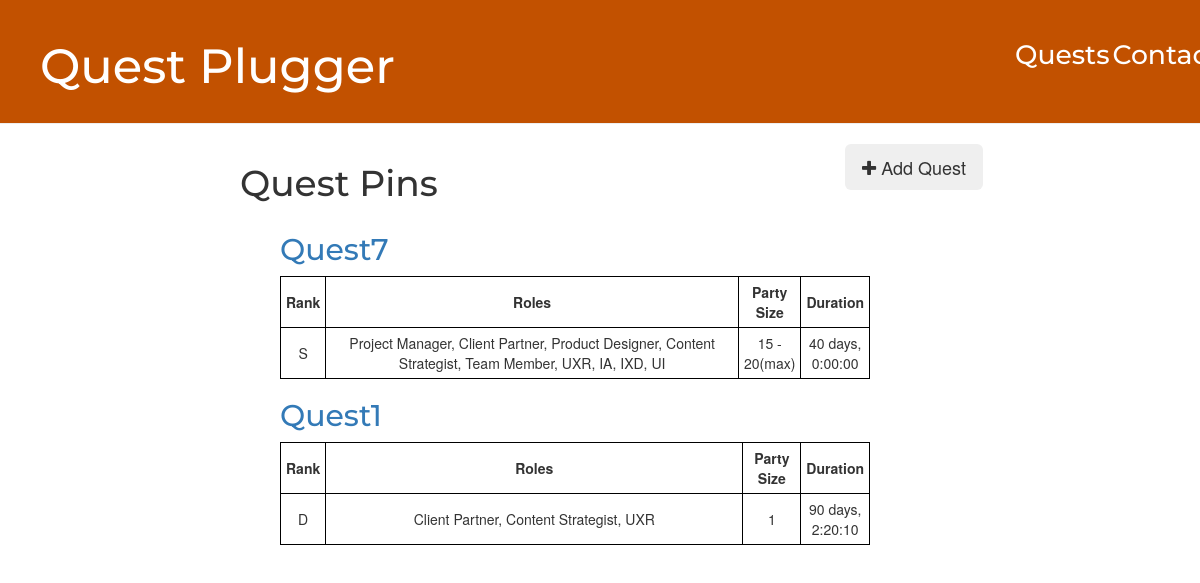
The app's page /quests/, older data.
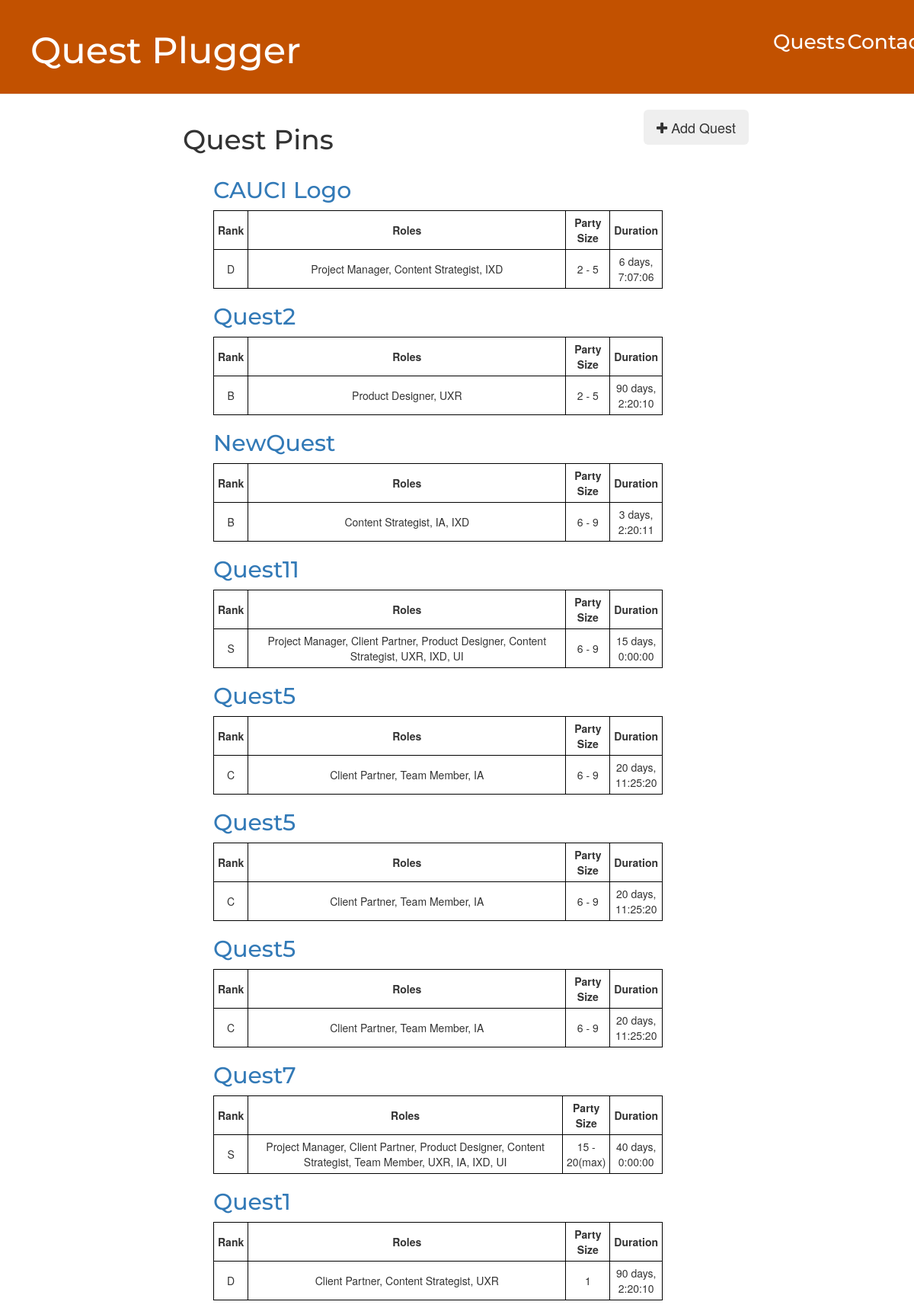
The same page, newer data.
### quests/models.py (models this page shows, shortened)
class QuestPin(models.Model):
    name = models.CharField(max_length=75)
    rank = models.CharField(
        max_length=1,
        choices=RANK_CHOICES,
        default=F_RANK,
    )
    roles = MultiSelectField(
        choices=ROLE_CHOICES,
    )
    team_size = models.CharField(
        max_length=12,
        choices=TEAM_SZ_CHOICES,
        default=TEAM_SZ_SOLO,
    )
    duration = models.DurationField()

### quests/views.py (the view)
# urls.py: path('', index, name='contactForm'),
def index(request):
    quest_pin_list = QuestPin.objects.order_by('-id')
    template = loader.get_template('quests/index.html')
    context = {
        'quest_pin_list': quest_pin_list,
    }
    return HttpResponse(template.render(context, request))

### quests/templates/quests/index.html
{% extends 'base.html' %}
{% load static %}
{% block content %}
<link rel="stylesheet" type="text/css" href="{% static 'questform/style.css' %}">
    <div class="row">
        <div class=col-md-11>
            <h1>Quest Pins</h1>
        </div>
        <div class="col-md-1">
            <button class="btn btn-lg btn-dark" onclick="window.location.href = 'form/';"><i class="fa fa-plus"></i> Add Quest</button>
        </div>
    </div>
    {% if quest_pin_list %}
        <ul>
        {% for quest in quest_pin_list %}
            <li><h2><a href="quest/{{quest.id}}">{{quest.name}}</a></h2></li>
            <table style="width:100%">
                <tr>
                    <th>Rank</th>
                    <th>Roles</th>
                    <th>Party Size</th>
                    <th>Duration</th>
                </tr>
                <tr>
                    <td width="5%" >{{quest.rank}}</td>
                    <td width="75%">{{quest.roles}}</td>
                    <td width="10%">{{quest.team_size}}</td>
                    <td width="10%">{{quest.duration}}</td>
                </tr>
            </table>
        {% endfor %}
        </ul>
    {% else %}
        <p>No Quests </p>
    {% endif %}
{% endblock %}

### questplugger/templates/base.html (shortened to what this page needs)
<!DOCTYPE html>
{% load static %}
<html>
    <head>
        <link rel="stylesheet" href="//maxcdn.bootstrapcdn.com/bootstrap/3.2.0/css/bootstrap.min.css">
        <link rel="stylesheet" href="//maxcdn.bootstrapcdn.com/bootstrap/3.2.0/css/bootstrap-theme.min.css">
        <link rel="stylesheet" href="https://cdnjs.cloudflare.com/ajax/libs/font-awesome/4.7.0/css/font-awesome.min.css">
        <link rel="stylesheet" type="text/css" href="{% static '/css/base.css' %}">
    </head>
    <body>
        <div class="page-header">
            <div class="row">
                <div class="col-md-10">
                    <h1><a href="/">Quest Plugger</a></h1>
                </div>
                <div class="col-md-1">
                    <h2><a href="/quests/">Quests</a></h2>
                </div>
                <div class="col-md-1">
                    <h2><a href="/contact/">Contact</a></h2>
                </div>
            </div>
        </div>
        <div class="content ">
            <div class="row">
                <div class="col-md-8">
                {% block content %}
                {% endblock %}
                </div>
            </div>
        </div>
    </body>
</html>

### static/css/base.css (style rules this page uses)
.page-header { background-color: #C25100; margin-top: 0; padding: 20px 20px 20px 40px; }
.page-header h1, .page-header h1 a, .page-header h1 a:visited, .page-header h1 a:active { color: #ffffff; font-size: 36pt; text-decoration: none; }
.page-header h2, .page-header h2 a, .page-header h2 a:visited, .page-header h2 a:active { color: #ffffff; font-size: 20pt; text-decoration: none; }
.content { margin-left: 20%; }
h1, h2, h3, h4 { font-family: 'Montserrat', cursive; }
table, th, td { border: 1px solid black; border-collapse: collapse; }
th, td { padding: 5px; text-align: center; }

### quests/static/questform/style.css (style rules this page uses)
ul { list-style-type: none; }

Row changes from the older to the newer data that the page shows:
added QuestPin: name "CAUCI Logo", rank "D", roles "Project Manager, Content Strategist, IXD", team_size "2 - 5", duration "6 days, 7:07:06"
added QuestPin: name "Quest2", rank "B", roles "Product Designer, UXR", team_size "2 - 5", duration "90 days, 2:20:10"
added QuestPin: name "NewQuest", rank "B", roles "Content Strategist, IA, IXD", team_size "6 - 9", duration "3 days, 2:20:11"
added QuestPin: name "Quest11", rank "S", roles "Project Manager, Client Partner, Product Designer, Content Strategist, UXR, IXD, UI", team_size "6 - 9", duration "15 days, 0:00:00"
added QuestPin: name "Quest5", rank "C", roles "Client Partner, Team Member, IA", team_size "6 - 9", duration "20 days, 11:25:20"
added QuestPin: name "Quest5", rank "C", roles "Client Partner, Team Member, IA", team_size "6 - 9", duration "20 days, 11:25:20"
added QuestPin: name "Quest5", rank "C", roles "Client Partner, Team Member, IA", team_size "6 - 9", duration "20 days, 11:25:20"
